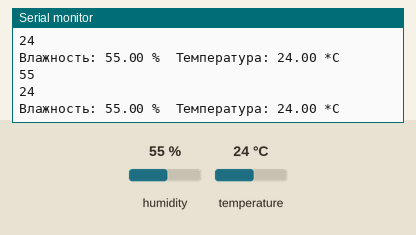
The sketch below on a simulated Arduino Uno, built with avr-gcc and run on an emulated ATmega328P. Shown: the last lines printed to the serial monitor. Inputs (shaded band) come from the test bench; at power-on: humidity 55 %, temperature 24 °C.

Above: at 4.8 s.
4.9 s: humidity set to 22 %
At 6.5 s:
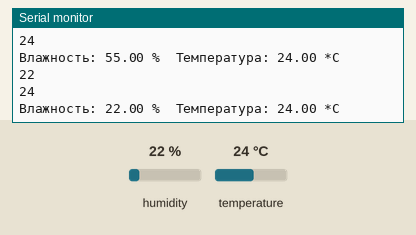
7.9 s: temperature set to 12 °C
At 9.1 s:
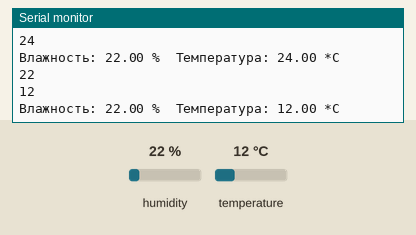
10.9 s: humidity set to 40 %
At 13.1 s:
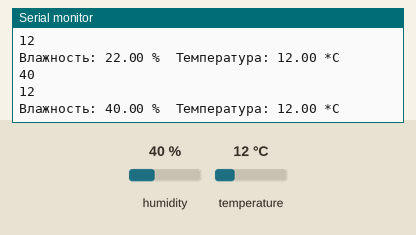
Timing chart, 0 to 14.6 s (numbered marks = the images above; inputs shaded):
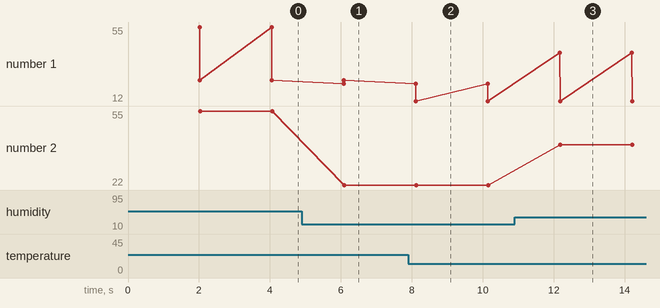

Measured:
- after the input at 4.9 s, the serial monitor: prints a new line after 1.2 s (image 1)
- after the input at 7.9 s, the serial monitor: prints a new line after 0.22 s (image 2)
- after the input at 10.9 s, the serial monitor: prints a new line after 1.3 s (image 3)
- plotted number 1: 24 → 12 after the input at 7.9 s
- plotted number 2: 55 → 22 after the input at 4.9 s, 22 → 40 after the input at 10.9 s

The sketch:

sketch_may30a.ino
```cpp
#include "DHT.h"

#define DHTPIN 2 // Тот самый номер пина, о котором упоминалось выше
// Одна из следующих строк закомментирована. Снимите комментарий, если подключаете датчик DHT11 к arduino
//DHT dht(DHTPIN, DHT22); //Инициация датчика
DHT dht(DHTPIN, DHT11);
int DHTSens[2];
void setup() {
  Serial.begin(9600);
  dht.begin();
}
void loop() {
  delay(2000); // 2 секунды задержки
  tiri();
  float t=DHTSens[1];
  float h=DHTSens[0];
  if (isnan(h) || isnan(t)) {  // Проверка. Если не удается считать показания, выводится «Ошибка считывания», и программа завершает работу
    Serial.println("Ошибка считывания");
    return;
  }
  if (t == 0 || h == 0) {
    Serial.println("Ошибка считывания");
    return;
  }
  Serial.println(DHTSens[0]);
  Serial.println(DHTSens[1]);
  Serial.print("Влажность: ");
  Serial.print(h);
  Serial.print(" %\t");
  Serial.print("Температура: ");
  Serial.print(t);
  Serial.println(" *C "); //Вывод показателей на экран
}
int tiri() {
  float h = dht.readHumidity(); //Измеряем влажность
  float t = dht.readTemperature(); //Измеряем температуру
  DHTSens[0]=h;
  DHTSens[1]=t;
  return DHTSens;
}
```
